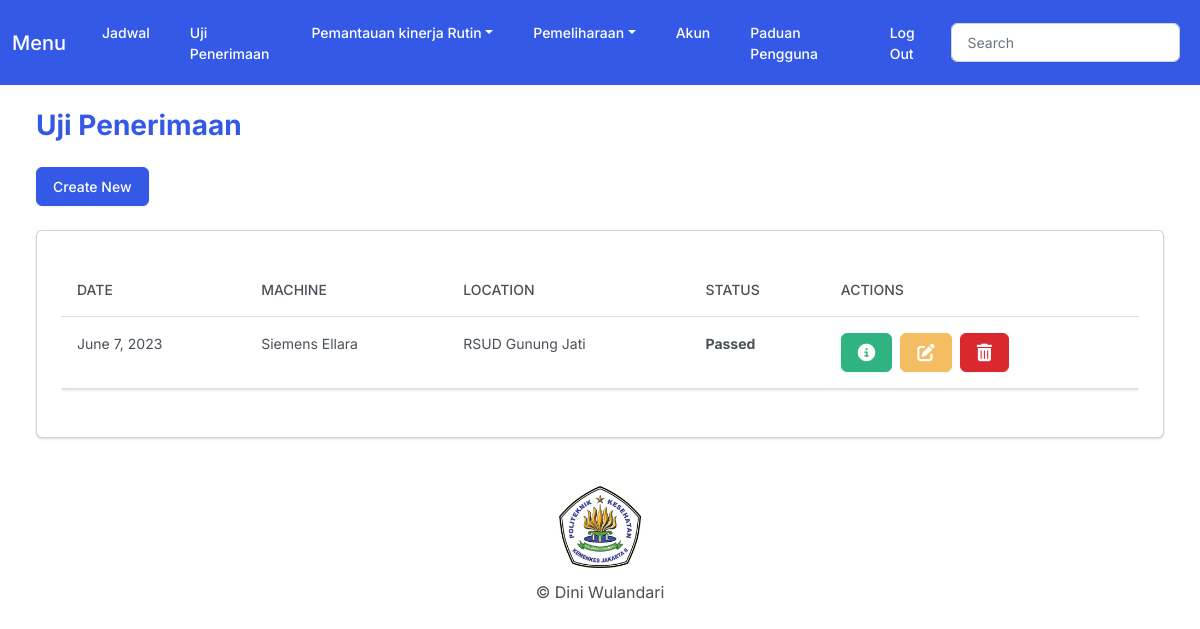
Before: /home_penerimaan (signed in) with the older database file.
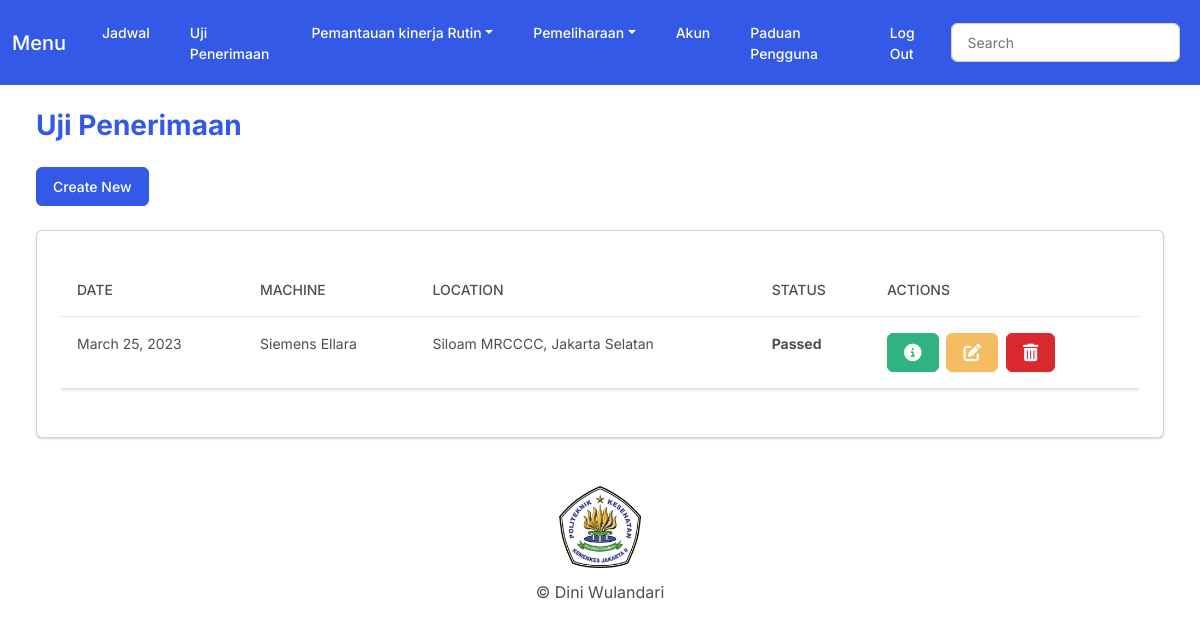
After: the same page with the newer database file.
### myapp/models.py (models this page shows, shortened)
class Penerimaan(models.Model):
    OK = 'BAIK'
    BAD = 'TIDAK BAIK'
    PART = 'PENGGANTIAN PART'
    SVC = 'PERBAIKAN'
    ADJ = 'ADJUSTMENT'
    STR = 'PENGUATAN'
    CLN = 'PEMBERSIHAN'
    LBC = 'LUBRIKASI'
    CHOICES = (
        (OK, 'Baik'),
        (BAD, 'Tidak baik'),
        (PART, 'Penggantian part'),
        (SVC, 'Perbaikan'),
        (ADJ, 'Adjustment'),
        (STR, 'Penguatan'),
        (CLN, 'Pembersihan'),
        (LBC, 'Lubrikasi'),
    )
    user = models.ForeignKey(User, on_delete=models.CASCADE, null=True)
    task_date = models.DateField(null=True)
    location = models.CharField(max_length=150)
    hos_unit = models.CharField(max_length=150)
    tech_name = models.CharField(max_length=150)
    tube_std_brand = models.CharField(max_length=150)
    tube_std_model = models.CharField(max_length=150)
    tube_std_serial = models.CharField(max_length=150)
    tube_std_is_okay = models.BooleanField('okay', default=False)
    tube_spt_brand = models.CharField(max_length=150)
    tube_spt_model = models.CharField(max_length=150)
    tube_spt_serial = models.CharField(max_length=150)
    tube_spt_is_okay = models.BooleanField('okay', default=False)
    tube_asb_brand = models.CharField(max_length=150)
    tube_asb_model = models.CharField(max_length=150)
    tube_asb_serial = models.CharField(max_length=150)
    tube_asb_is_okay = models.BooleanField('okay', default=False)
    beam_ld_brand = models.CharField(max_length=150)
    beam_ld_model = models.CharField(max_length=150)
    beam_ld_serial = models.CharField(max_length=150)
    beam_ld_is_okay = models.BooleanField('okay', default=False)
    htt_brand = models.CharField(max_length=150)
    htt_model = models.CharField(max_length=150)
    htt_serial = models.CharField(max_length=150)
    htt_is_okay = models.BooleanField('okay', default=False)
    flo_buck_brand = models.CharField(max_length=150)
    flo_buck_model = models.CharField(max_length=150)
    flo_buck_serial = models.CharField(max_length=150)
    flo_buck_is_okay = models.BooleanField('okay', default=False)
    lev_buck_brand = models.CharField(max_length=150)
    lev_buck_model = models.CharField(max_length=150)
    lev_buck_serial = models.CharField(max_length=150)
    lev_buck_is_okay = models.BooleanField('okay', default=False)
    buck_std_brand = models.CharField(max_length=150)
    buck_std_model = models.CharField(max_length=150)
    buck_std_serial = models.CharField(max_length=150)
    buck_std_is_okay = models.BooleanField('okay', default=False)
    acu_brand = models.CharField(max_length=150)
    acu_model = models.CharField(max_length=150)
    acu_serial = models.CharField(max_length=150)
    acu_is_okay = models.BooleanField('okay', default=False)
    fork_brand = models.CharField(max_length=150)
    fork_model = models.CharField(max_length=150)
    fork_serial = models.CharField(max_length=150)
    fork_is_okay = models.BooleanField('okay', default=False)
    gnd_cable = models.CharField(max_length=100, choices=CHOICES, default=OK)
    ln_vol = models.CharField(max_length=100, choices=CHOICES, default=OK)
    hv_cable = models.CharField(max_length=100, choices=CHOICES, default=OK)
    lv_cable = models.CharField(max_length=100, choices=CHOICES, default=OK)
    rail = models.CharField(max_length=100, choices=CHOICES, default=OK)
    std_spt = models.CharField(max_length=100, choices=CHOICES, default=OK)
    asb_tube = models.CharField(max_length=100, choices=CHOICES, default=OK)
    asb_col = models.CharField(max_length=100, choices=CHOICES, default=OK)
    lamp = models.CharField(max_length=100, choices=CHOICES, default=OK)
    bout = models.CharField(max_length=100, choices=CHOICES, default=OK)
    gen_item1 = models.CharField(max_length=100, choices=CHOICES, default=OK)
    gen_item2 = models.CharField(max_length=100, choices=CHOICES, default=OK)
    gen_item3 = models.CharField(max_length=100, choices=CHOICES, default=OK)
    tube_std_item1 = models.CharField(max_length=100, choices=CHOICES, default=OK)
    tube_std_item2 = models.CharField(max_length=100, choices=CHOICES, default=OK)
    tube_sp_item1 = models.CharField(max_length=100, choices=CHOICES, default=OK)
    tube_sp_item2 = models.CharField(max_length=100, choices=CHOICES, default=OK)
    bld_item1 = models.CharField(max_length=100, choices=CHOICES, default=OK)
    bld_item2 = models.CharField(max_length=100, choices=CHOICES, default=OK)
    bld_item3 = models.CharField(max_length=100, choices=CHOICES, default=OK)
    bld_item4 = models.CharField(max_length=100, choices=CHOICES, default=OK)
    bld_item5 = models.CharField(max_length=100, choices=CHOICES, default=OK)
    bld_item6 = models.CharField(max_length=100, choices=CHOICES, default=OK)
    bld_item7 = models.CharField(max_length=100, choices=CHOICES, default=OK)
    acu_item1 = models.CharField(max_length=100, choices=CHOICES, default=OK)
    bucky_tbl_item1 = models.CharField(max_length=100, choices=CHOICES, default=OK)
    bucky_tbl_item2 = models.CharField(max_length=100, choices=CHOICES, default=OK)
    bucky_std_item1 = models.CharField(max_length=100, choices=CHOICES, default=OK)
    bucky_std_item2 = models.CharField(max_length=100, choices=CHOICES, default=OK)
    system = models.CharField(max_length=100, choices=CHOICES, default=OK)
    is_passed = models.BooleanField('passed', default=False)
    is_failed = models.BooleanField('failed', default=False)

### myapp/views.py (the view)
# urls.py: path('home_penerimaan', views.home_penerimaan, name='home_penerimaan'),
@login_required
def home_penerimaan(request):
    if request.user.is_tro:
        return HttpResponseForbidden("Access Denied! Sorry You Cannot Access This Page")
    penerimaan = Penerimaan.objects.filter(user=request.user)
    return render(request, 'myapp/acceptance/penerimaan.html', {
        'penerimaan': penerimaan
    })

### myapp/templates/myapp/acceptance/penerimaan.html (shortened to what this page needs)
{% extends 'myapp/base.html' %}
{% block body %}
<h3 class="m-4 text-primary fw-bold">Uji Penerimaan</h3>
<div class="row">
    <div class="col-12">
        <a href="{% url 'add_penerimaan' %}" class="btn btn-primary ms-4 me-4 mb-4">Create New</a>
        {% if penerimaan %}
        <div class="card bg-secondary ms-4 me-4 mb-4">
            <div class="card-body">
                <p class="card-text">
                <div class="table-responsive">
                    <table class="table table-hover">
                        <thead>
                            <tr>
                                <th scope="col">Date</th>
                                <th scope="col">Machine</th>
                                <th scope="col">Location</th>
                                <th scope="col">Status</th>
                                <th scope="col">Actions</th>
                            </tr>
                        </thead>
                        <tbody class="myTable">
                            {% for penerimaan in penerimaan %}
                            <tr>
                                <td>{{penerimaan.task_date}}</td>
                                <td>{{penerimaan.htt_brand}} {{penerimaan.htt_model}}</td>
                                <td>{{penerimaan.location}}</td>
                                <td> {% if penerimaan.is_passed %}
                                    <strong>Passed</strong>
                                    {% elif penerimaan.is_failed %}
                                    <strong>Failed</strong>
                                    {% else %}
                                    <strong>Pending</strong>
                                    {% endif %}
                                </td>
                                <td>
                                    <button type="button" class="btn btn-success me-1"
                                        href="{% url 'view_penerimaan' penerimaan.id %}" data-bs-toggle="modal"
                                        data-bs-target="#myModal{{penerimaan.id}}">
                                        </button>
                                    <a href="{% url 'edit_penerimaan' penerimaan.id %}" class="btn btn-warning me-1"></a>
                                    <button class="btn btn-danger" data-bs-toggle="modal"
                                        data-bs-target="#delete_penerimaan{{penerimaan.id}}"></button>
                                </td>
                            </tr>
                            {% endfor %}
                        </tbody>
                    </table>
                </div>
                </p>
            </div>
        </div>
        {% else %}
        <h5 class="alert alert-primary ms-4 me-4">Belum ada Uji Penerimaan</h5>
        {% endif %}
    </div>
</div>
{% endblock %}

Changed rows visible on the page:
changed Penerimaan "Siemens": task_date "June 7, 2023" → "March 25, 2023"; location "RSUD Gunung Jati" → "Siloam MRCCCC, Jakarta Selatan"
